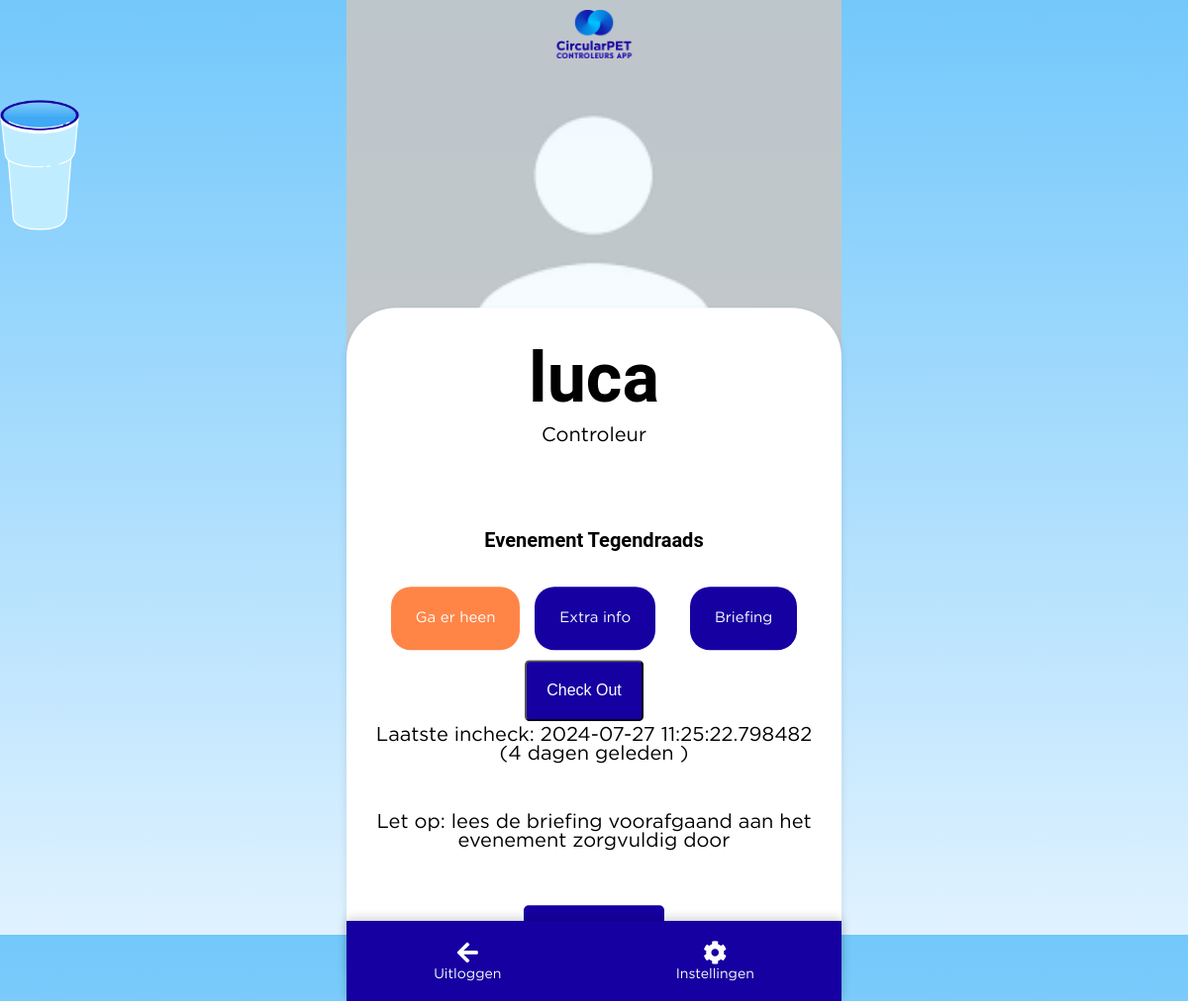
Screenshot of /dashboard (signed in) with the database file from the repository.
### app.py (models this page shows, shortened)
class User(db.Model, UserMixin):  # Extend User model with UserMixin
    id = db.Column(db.Integer, primary_key=True)
    username = db.Column(db.String(80), unique=True, nullable=False)
    password = db.Column(db.String(120), nullable=False)
    is_admin = db.Column(db.Boolean, default=False, nullable=False)
    location_id = db.Column(db.Integer, db.ForeignKey('location.id'), nullable=True)
    location = db.relationship('Location', backref=db.backref('users', lazy=True))
    group = db.Column(db.String(120), nullable=True)
    badges = db.Column(db.Integer, default=0)
    profile_picture = db.Column(db.String(255), nullable=True)
    email = db.Column(db.String(120), unique=True, nullable=False)  # New email field
    phone_number = db.Column(db.String(20), nullable=True)  # New phone number field
    has_accessed_briefing = db.Column(db.Boolean, default=False)

class Location(db.Model):
    id = db.Column(db.Integer, primary_key=True)
    name = db.Column(db.String(100), nullable=True)
    date = db.Column(db.Date, nullable=True)
    address = db.Column(db.String(200), nullable=True)
    start_time = db.Column(db.Time, nullable=True)
    amount_of_days = db.Column(db.Integer, nullable=True)
    website_links = db.Column(db.String(200), nullable=True)
    zakken = db.Column(db.Integer, nullable=False, default=0)
    bekers = db.Column(db.Integer, nullable=False, default=0)
    url = db.Column(db.String(500), nullable=True)
    map_image = db.Column(db.String(255))
    max_people = db.Column(db.Integer, nullable=False, default=10)
    closed = db.Column(db.Boolean, default=False)  # Ensure this line is included
    pdf_path = db.Column(db.String(255), nullable=True)  # Add this line

class CheckInOutLog(db.Model):
    id = db.Column(db.Integer, primary_key=True)
    user_id = db.Column(db.Integer, db.ForeignKey('user.id'), nullable=False)
    location_id = db.Column(db.Integer, db.ForeignKey('location.id'), nullable=False)
    check_in_time = db.Column(db.DateTime, nullable=True)
    check_out_time = db.Column(db.DateTime, nullable=True)
    user = db.relationship('User', backref='check_in_out_logs')
    location = db.relationship('Location', backref='check_in_out_logs')

### app.py (the view)
@app.route('/dashboard')
@login_required
def dashboard():
    user = current_user
    last_check_in_log = CheckInOutLog.query.filter_by(user_id=user.id, check_out_time=None).order_by(CheckInOutLog.check_in_time.desc()).first()
    last_check_out_log = CheckInOutLog.query.filter_by(user_id=user.id).filter(CheckInOutLog.check_out_time.isnot(None)).order_by(CheckInOutLog.check_out_time.desc()).first()
    current_check_in = last_check_in_log if last_check_in_log else None
    last_check_out_time = last_check_out_log.check_out_time if last_check_out_log else None
    return render_template(
        'dashboard.html',
        username=user.username,
        location_name=user.location.name if user.location else 'No location set',
        profile_picture=user.profile_picture,
        current_check_in=current_check_in,
        last_check_out_time=last_check_out_time,
        user=user
    )

### app.py (called while the page is built)
@login_manager.user_loader
def load_user(user_id):
    return User.query.get(int(user_id))

@app.template_filter('time_since')
def time_since(dt):
    if dt is None:
        return "nooit"
    now = datetime.utcnow()
    diff = now - dt
    if diff.days > 0:
        return f"{diff.days} dagen geleden"
    elif diff.seconds >= 3600:
        return f"{diff.seconds // 3600} uur geleden"
    elif diff.seconds >= 60:
        return f"{diff.seconds // 60} minuten geleden"
    else:
        return "Zojuist"

### templates/dashboard.html (shortened to what this page needs)
<!DOCTYPE html>
<html lang="en">
  <head>
    <link
      rel="stylesheet"
      href="{{ url_for('static', filename='main.css') }}"
    />
    <link
      rel="stylesheet"
      href="https://cdnjs.cloudflare.com/ajax/libs/font-awesome/5.15.1/css/all.min.css"
    />
  </head>
  <body>
    <img
      src="{{ url_for('static', filename='cup.png') }}"
      alt="Floating Cup"
      class="floating-cup"
    />
    <img
      src="{{ url_for('static', filename='logo.png') }}"
      alt="CircularPET Logo"
      class="logo2"
    />
    <img
      src="{{ user.profile_picture if user.profile_picture else url_for('static', filename='stock.png') }}"
      alt=""
      id="profilePic"
    />
    <div class="login-container bigger">
      <div class="login-form naame">
        <h2>{{ username }}</h2>
        {% if current_user.is_admin %}
        <h3>Admin</h3>
        <a href="{{ url_for('admin') }}" class="btn-link">Go to Admin Page</a>
        {% else %}
        <h3>Controleur</h3>
        {% endif %} {% if user.location %}
        <div>
          <br /><br /><br /><br />
          <p><b>Evenement {{ location_name }}</b></p>
          <a
            href="{{ url_for('location', user_id=user.id, location_id=user.location.id) }}"
            class="btn-link ora"
            >Ga er heen</a
          >
          <a
            href="{{ url_for('view_location', location_id=user.location.id) }}"
            class="btn-link"
            >Extra info</a
          >
          <form
            action="{{ url_for('toggle_check', location_id=user.location.id) }}"
            method="post"
            style="display: inline"
          >
            {% if user.location.pdf_path %}
            <a
              href="{{ url_for('static', filename='uploads/' ~ user.location.pdf_path) }}"
              download
              class="btn-link"
              >Briefing</a
            >
            {% endif %}
            <button type="submit" class="btn-link">
              {{ 'Check Out' if current_check_in else 'Check In' }}
            </button>
          </form>
          <p>
            {% if current_check_in %} Laatste incheck: {{
            current_check_in.check_in_time }} ({{
            current_check_in.check_in_time|time_since }} ) {% else %} Laatste
            uitcheck: {{ last_check_out_time }} ({{
            last_check_out_time|time_since }} ) {% endif %}
          </p>
          <h4>
            <p>
              Let op: lees de briefing voorafgaand aan het evenement zorgvuldig
              door
            </p>
          </h4>
        </div>
        {% else %}
        <p>Je hebt nog geen locatie</p>
        {% endif %}
      </div>
      <a href="{{ url_for('list_locations') }}" class="btn-link"
        >Ik wil werken</a
      >
    </div>
    <div class="bottom-navbar">
      <a href="{{ url_for('index') }}" class="nav-item"
        ><i class="fas fa-arrow-left"></i><span>Uitloggen</span></a
      >
      <a href="#settings" class="nav-item"
        ><i class="fas fa-cog"></i><span>Instellingen</span></a
      >
    </div>
  </body>
</html>

### static/main.css (style rules this page uses)
:root { --pc: #1700a1; --cs: #ff8547; --bc: #fff; }
:root { --bar-color: #1700a1; --container-color: #ff8547; }
body { font-family: "Roboto", sans-serif; background: linear-gradient(to bottom, #73c8fb 0%, #e0f2ff 100%); margin: 0; padding: 0; display: flex; height: 100vh; align-items: center; flex-wrap: wrap; justify-content: center; overflow-x: hidden; }
.login-container { text-align: center; background-color: var(--bc); padding: 20px; border-radius: 10px; box-shadow: 0 4px 8px rgba(0, 0, 0, 0.1); height: 350px; }
.bigger { height: 70vh; position: absolute !important; top: 70vh; left: 50%; transform: translate(-50%, -50%); width: 93% !important; border-radius: 50px; overflow-x: hidden; }
.naame { width: 100% !important; }
.naame h2 { width: 100%; font-size: 70px; margin-top: 10px; }
.naame h3 { margin-top: -50px; color: black; font-weight: 400; font-size: 20px; }
.naame h4 { margin-top: 50px; color: rgb(0, 0, 0); font-weight: 400; margin-bottom: 50px; }
.naame a { background-color: var(--pc); text-decoration: none; color: white; padding: 25px; border-radius: 20px; font-size: 15px; }
.naame p { font-size: 20px; margin: 0; margin-bottom: 30px; }
.login-form form { margin: 0 auto; margin-bottom: 20px; width: 310px; }
.logo2 { position: absolute; top: 10px; width: 90px; position: fixed; z-index: 1000; }
.ora { background-color: var(--cs) !important; }
.btn-link { font-size: 30px; }
::placeholder { color: #888; }
.floating-cup { position: fixed; top: 10%; left: 0%; width: 80px; height: auto; animation: floatAnimation 6s ease-in-out infinite; z-index: 1; }
.login-container { position: relative; z-index: 1; }
form { background: #fff; padding: 20px; border-radius: 10px; display: inline-block; }
.login-container.bigger { max-width: 460px; }
#profilePic { position: absolute; top: 0%; left: 50%; transform: translate(-50%, 0%); width: 100vw; height: 50vh; object-fit: cover; opacity: 0.9; cursor: pointer; max-width: 500px; }
.bottom-navbar { position: fixed; bottom: 0; width: 100%; box-shadow: 0 -2px 10px rgba(0, 0, 0, 0.2); background-color: var(--pc); display: flex; justify-content: space-around; padding: 15px 0; z-index: 998; max-width: 500px; }
.nav-item { text-decoration: none; color: var(--bc); text-align: center; transition: transform 0.2s; }
.nav-item i { display: block; margin: 0 auto; font-size: 24px; transition: color 0.2s; cursor: pointer; }
.nav-item span { display: block; font-size: 14px; margin-top: 4px; }

### templates/dashboard.html (style rules this page uses)
.btn-link { padding: 20px 20px; background-color: #1700a1; color: white; text-align: center; text-decoration: none; border-radius: 5px; margin: 5px; display: inline-block; font-size: 16px; }
.bottom-navbar { position: fixed; bottom: 0; left: 50%; transform: translateX(-50%); width: 100%; max-width: 500px; box-shadow: 0 -2px 10px rgba(0, 0, 0, 0.2); background-color: #1700a1; display: flex; justify-content: space-around; padding: 20px 0; z-index: 998; }
.bottom-navbar a { color: white; text-align: center; text-decoration: none; flex-grow: 1; transition: transform 0.2s; }
.bottom-navbar a i { display: block; font-size: 24px; }

### rows the page displays
User: username "luca"
Location: name "Tegendraads"
CheckInOutLog: check_in_time "2024-07-27 11:25:22.798482", check_in_time "4 dagen geleden"
